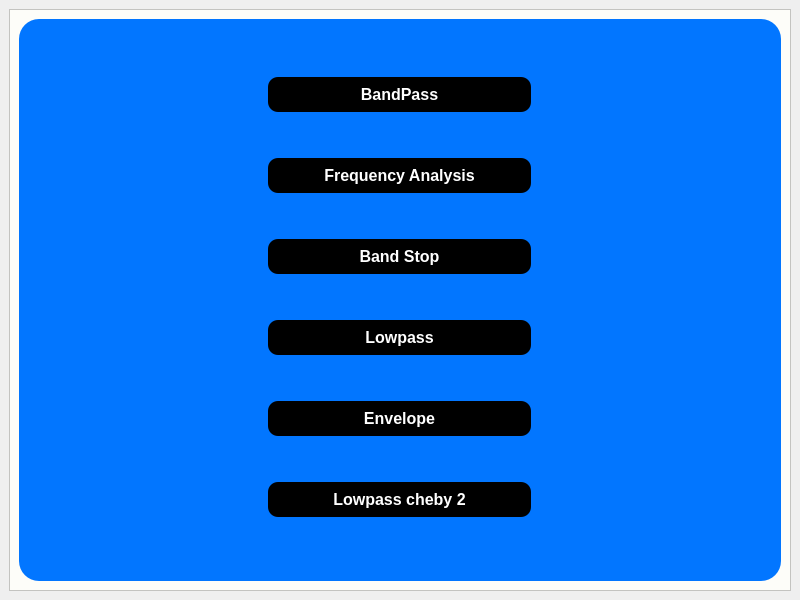
<?xml version="1.0" encoding="UTF-8"?>
<ui version="4.0">
 <class>MainWindow</class>
 <widget class="QMainWindow" name="MainWindow">
  <property name="geometry">
   <rect>
    <x>0</x>
    <y>0</y>
    <width>800</width>
    <height>600</height>
   </rect>
  </property>
  <property name="windowTitle">
   <string>MainWindow</string>
  </property>
  <widget class="QWidget" name="centralwidget">
   <layout class="QGridLayout" name="gridLayout">
    <item row="0" column="0">
     <widget class="QFrame" name="frame">
      <property name="styleSheet">
       <string notr="true">QFrame{
background: rgb(253, 253, 249)
}</string>
      </property>
      <property name="frameShape">
       <enum>QFrame::StyledPanel</enum>
      </property>
      <property name="frameShadow">
       <enum>QFrame::Raised</enum>
      </property>
      <layout class="QGridLayout" name="gridLayout_5">
       <item row="0" column="0">
        <widget class="QWidget" name="widget" native="true">
         <property name="styleSheet">
          <string notr="true">QWidget{
background: #0276FF;
border-radius: 20px;
}</string>
         </property>
         <layout class="QGridLayout" name="gridLayout_3">
          <item row="0" column="0" alignment="Qt::AlignHCenter">
           <widget class="QFrame" name="frame_2">
            <property name="minimumSize">
             <size>
              <width>281</width>
              <height>123</height>
             </size>
            </property>
            <layout class="QVBoxLayout" name="verticalLayout">
             <item>
              <widget class="QPushButton" name="pushButton_8">
               <property name="styleSheet">
                <string notr="true">
QPushButton {
  background:  #000000;
  border-radius: 10px;
  box-shadow: #5E5DF0 0 10px 20px -10px;
  box-sizing: border-box;
  color: #FFFFFF;
  cursor: pointer;
  font-size: 16px;
  font-weight: 700;
  line-height: 24px;
  opacity: 1;
  outline: 0 solid transparent;
  padding: 8px 18px;
  user-select: none;
  -webkit-user-select: none;
  touch-action: manipulation;
  width: fit-content;
  word-break: break-word;
  border: 0;
}


QPushButton:hover {
  background: #FFFFFF;
  border-radius: 10px;
  box-shadow: #5E5DF0 0 10px 20px -10px;
  box-sizing: border-box;
  color: #000000;
  cursor: pointer;
  font-size: 16px;
  font-weight: 700;
  line-height: 24px;
  opacity: 1;
  outline: 0 solid transparent;
  padding: 8px 18px;
  user-select: none;
  -webkit-user-select: none;
  touch-action: manipulation;
  width: fit-content;
  word-break: break-word;
  border: 0;
}</string>
               </property>
               <property name="text">
                <string>BandPass</string>
               </property>
              </widget>
             </item>
             <item>
              <widget class="QPushButton" name="pushButton_5">
               <property name="styleSheet">
                <string notr="true">
QPushButton {
  background:  #000000;
  border-radius: 10px;
  box-shadow: #5E5DF0 0 10px 20px -10px;
  box-sizing: border-box;
  color: #FFFFFF;
  cursor: pointer;
  font-size: 16px;
  font-weight: 700;
  line-height: 24px;
  opacity: 1;
  outline: 0 solid transparent;
  padding: 8px 18px;
  user-select: none;
  -webkit-user-select: none;
  touch-action: manipulation;
  width: fit-content;
  word-break: break-word;
  border: 0;
}


QPushButton:hover {
  background: #FFFFFF;
  border-radius: 10px;
  box-shadow: #5E5DF0 0 10px 20px -10px;
  box-sizing: border-box;
  color: #000000;
  cursor: pointer;
  font-size: 16px;
  font-weight: 700;
  line-height: 24px;
  opacity: 1;
  outline: 0 solid transparent;
  padding: 8px 18px;
  user-select: none;
  -webkit-user-select: none;
  touch-action: manipulation;
  width: fit-content;
  word-break: break-word;
  border: 0;
}</string>
               </property>
               <property name="text">
                <string>Frequency Analysis</string>
               </property>
              </widget>
             </item>
             <item>
              <widget class="QPushButton" name="pushButton_2">
               <property name="styleSheet">
                <string notr="true">
QPushButton {
  background:  #000000;
  border-radius: 10px;
  box-shadow: #5E5DF0 0 10px 20px -10px;
  box-sizing: border-box;
  color: #FFFFFF;
  cursor: pointer;
  font-size: 16px;
  font-weight: 700;
  line-height: 24px;
  opacity: 1;
  outline: 0 solid transparent;
  padding: 8px 18px;
  user-select: none;
  -webkit-user-select: none;
  touch-action: manipulation;
  width: fit-content;
  word-break: break-word;
  border: 0;
}


QPushButton:hover {
  background: #FFFFFF;
  border-radius: 10px;
  box-shadow: #5E5DF0 0 10px 20px -10px;
  box-sizing: border-box;
  color: #000000;
  cursor: pointer;
  font-size: 16px;
  font-weight: 700;
  line-height: 24px;
  opacity: 1;
  outline: 0 solid transparent;
  padding: 8px 18px;
  user-select: none;
  -webkit-user-select: none;
  touch-action: manipulation;
  width: fit-content;
  word-break: break-word;
  border: 0;
}</string>
               </property>
               <property name="text">
                <string>Band Stop</string>
               </property>
              </widget>
             </item>
             <item>
              <widget class="QPushButton" name="pushButton_3">
               <property name="styleSheet">
                <string notr="true">
QPushButton {
  background:  #000000;
  border-radius: 10px;
  box-shadow: #5E5DF0 0 10px 20px -10px;
  box-sizing: border-box;
  color: #FFFFFF;
  cursor: pointer;
  font-size: 16px;
  font-weight: 700;
  line-height: 24px;
  opacity: 1;
  outline: 0 solid transparent;
  padding: 8px 18px;
  user-select: none;
  -webkit-user-select: none;
  touch-action: manipulation;
  width: fit-content;
  word-break: break-word;
  border: 0;
}


QPushButton:hover {
  background: #FFFFFF;
  border-radius: 10px;
  box-shadow: #5E5DF0 0 10px 20px -10px;
  box-sizing: border-box;
  color: #000000;
  cursor: pointer;
  font-size: 16px;
  font-weight: 700;
  line-height: 24px;
  opacity: 1;
  outline: 0 solid transparent;
  padding: 8px 18px;
  user-select: none;
  -webkit-user-select: none;
  touch-action: manipulation;
  width: fit-content;
  word-break: break-word;
  border: 0;
}</string>
               </property>
               <property name="text">
                <string>Lowpass</string>
               </property>
              </widget>
             </item>
             <item>
              <widget class="QPushButton" name="pushButton_6">
               <property name="styleSheet">
                <string notr="true">
QPushButton {
  background:  #000000;
  border-radius: 10px;
  box-shadow: #5E5DF0 0 10px 20px -10px;
  box-sizing: border-box;
  color: #FFFFFF;
  cursor: pointer;
  font-size: 16px;
  font-weight: 700;
  line-height: 24px;
  opacity: 1;
  outline: 0 solid transparent;
  padding: 8px 18px;
  user-select: none;
  -webkit-user-select: none;
  touch-action: manipulation;
  width: fit-content;
  word-break: break-word;
  border: 0;
}


QPushButton:hover {
  background: #FFFFFF;
  border-radius: 10px;
  box-shadow: #5E5DF0 0 10px 20px -10px;
  box-sizing: border-box;
  color: #000000;
  cursor: pointer;
  font-size: 16px;
  font-weight: 700;
  line-height: 24px;
  opacity: 1;
  outline: 0 solid transparent;
  padding: 8px 18px;
  user-select: none;
  -webkit-user-select: none;
  touch-action: manipulation;
  width: fit-content;
  word-break: break-word;
  border: 0;
}</string>
               </property>
               <property name="text">
                <string>Envelope</string>
               </property>
              </widget>
             </item>
             <item>
              <widget class="QPushButton" name="pushButton_4">
               <property name="styleSheet">
                <string notr="true">
QPushButton {
  background:  #000000;
  border-radius: 10px;
  box-shadow: #5E5DF0 0 10px 20px -10px;
  box-sizing: border-box;
  color: #FFFFFF;
  cursor: pointer;
  font-size: 16px;
  font-weight: 700;
  line-height: 24px;
  opacity: 1;
  outline: 0 solid transparent;
  padding: 8px 18px;
  user-select: none;
  -webkit-user-select: none;
  touch-action: manipulation;
  width: fit-content;
  word-break: break-word;
  border: 0;
}


QPushButton:hover {
  background: #FFFFFF;
  border-radius: 10px;
  box-shadow: #5E5DF0 0 10px 20px -10px;
  box-sizing: border-box;
  color: #000000;
  cursor: pointer;
  font-size: 16px;
  font-weight: 700;
  line-height: 24px;
  opacity: 1;
  outline: 0 solid transparent;
  padding: 8px 18px;
  user-select: none;
  -webkit-user-select: none;
  touch-action: manipulation;
  width: fit-content;
  word-break: break-word;
  border: 0;
}</string>
               </property>
               <property name="text">
                <string>Lowpass cheby 2</string>
               </property>
              </widget>
             </item>
            </layout>
           </widget>
          </item>
         </layout>
        </widget>
       </item>
      </layout>
     </widget>
    </item>
   </layout>
  </widget>
 </widget>
 <resources/>
 <connections/>
</ui>
